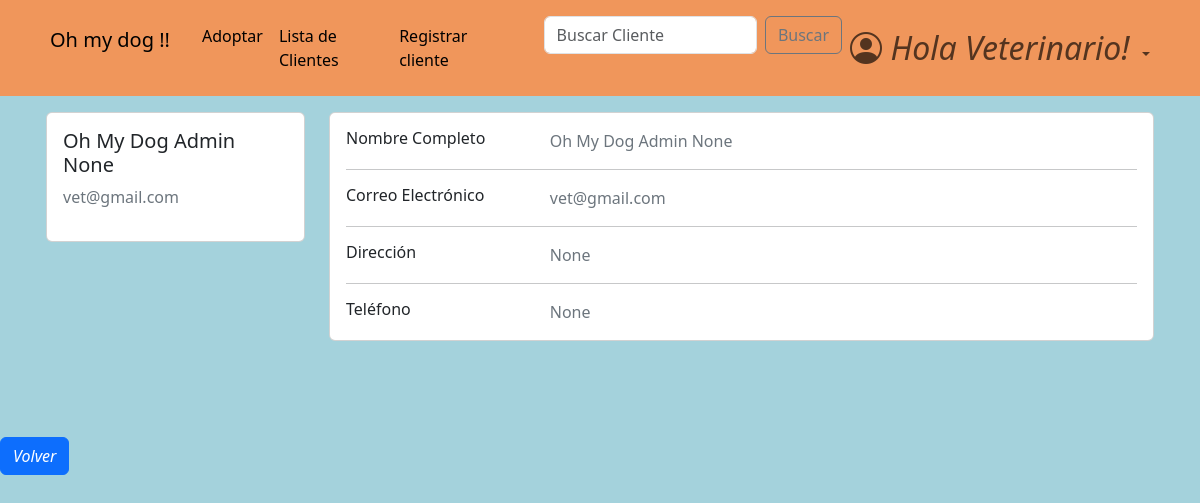
The app's page /accounts/profile/2 (signed in) with its own data.
### accounts/models.py (models this page shows, shortened)
class CustomUser(AbstractBaseUser, PermissionsMixin):
    email =                     models.EmailField(verbose_name="email", unique=True)    #.foreignKey ??
    name =                      models.CharField(max_length=25)   #slug es texto corto
    surname =                   models.CharField(max_length=30, blank=True, null=True)
    address =                   models.CharField(max_length=30, blank=True, null=True)
    telephone =                 models.SlugField(max_length=12, blank=True, null=True)
    is_active =                 models.BooleanField(default=True)
    is_staff =                  models.BooleanField(default=False)
    is_admin =                  models.BooleanField(default=False)
    last_login =                models.DateTimeField(verbose_name="last login", default=datetime.datetime.now)
    is_veterinario =            models.BooleanField(default=False)
    USERNAME_FIELD = "email"    #variable por la cual se ingresa, dice username pero seria como 'campo que representa el inicio de sesion'
    REQUIRED_FIELDS = ['name',]    #no permite registros si no tiene estos campos completos
    objects = CustomUserManager()

### accounts/views.py (the view)
# urls.py: path('profile/<pk>',views.profile_view, name= 'profile'),
def profile_view(request,pk):
    if not request.user.is_authenticated:
        return redirect('login')
    user = CustomUser.objects.get(pk=pk)
    context = {
        'user': user
    }
    return render(request, 'profile.html', context)

### accounts/templates/profile.html (shortened to what this page needs)
{% extends 'home.html' %}
{% block content %}
<main>
<div class="container card-izq " >
  <div class="row row-1">
    <div class="col-md-3">
      <div class="card">
        <div class="card-body">
          <h5>{{ user.name }} {{ user.surname }}</h5>
          <p class="text-secondary">{{ user.email }}</p>
        </div>
      </div>
    </div>
    <div class="col-md-9">
      <div class="card mb-3">
        <div class="card-body">
          <div class="row">
            <div class="col-sm-3">
              <h6 class="mb-0">Nombre Completo</h6>
            </div>
            <div class="col-sm-9 text-secondary">
              {{ user.name }} {{ user.surname }}
            </div>
          </div>
          <hr>
          <div class="row">
            <div class="col-sm-3">
              <h6 class="mb-0">Correo Electrónico</h6>
            </div>
            <div class="col-sm-9 text-secondary">
              {{ user.email }}
            </div>
          </div>
          <hr>
          <div class="row">
            <div class="col-sm-3">
              <h6 class="mb-0">Dirección</h6>
            </div>
            <div class="col-sm-9 text-secondary">
              {{ user.address }}
            </div>
          </div>
          <hr>
          <div class="row">
            <div class="col-sm-3">
              <h6 class="mb-0">Teléfono</h6>
            </div>
            <div class="col-sm-9 text-secondary">
              {{ user.telephone }}
            </div>
          </div>
        </div>
      </div>
    </div>
  </div>
</div>
<a href="{% url 'home' %}" class="btn btn-primary"><i>Volver</i></a>
</main>
{% endblock  %}

### pages/static/css/styles.css (style rules this page uses)
html { box-sizing: border-box; font-size: 16px; scroll-behavior: smooth; }
body { margin: 0; padding: 0; overflow-x: hidden; background-color: #a4d2dc; }
a { text-decoration: none; }
.card-izq { margin-bottom: 1rem; padding: 1rem; }
.row-1 { margin-bottom: 3rem; }

### records on screen
CustomUser: name "Oh My Dog Admin", surname "None", email "vet@gmail.com", address "None", telephone "None"
